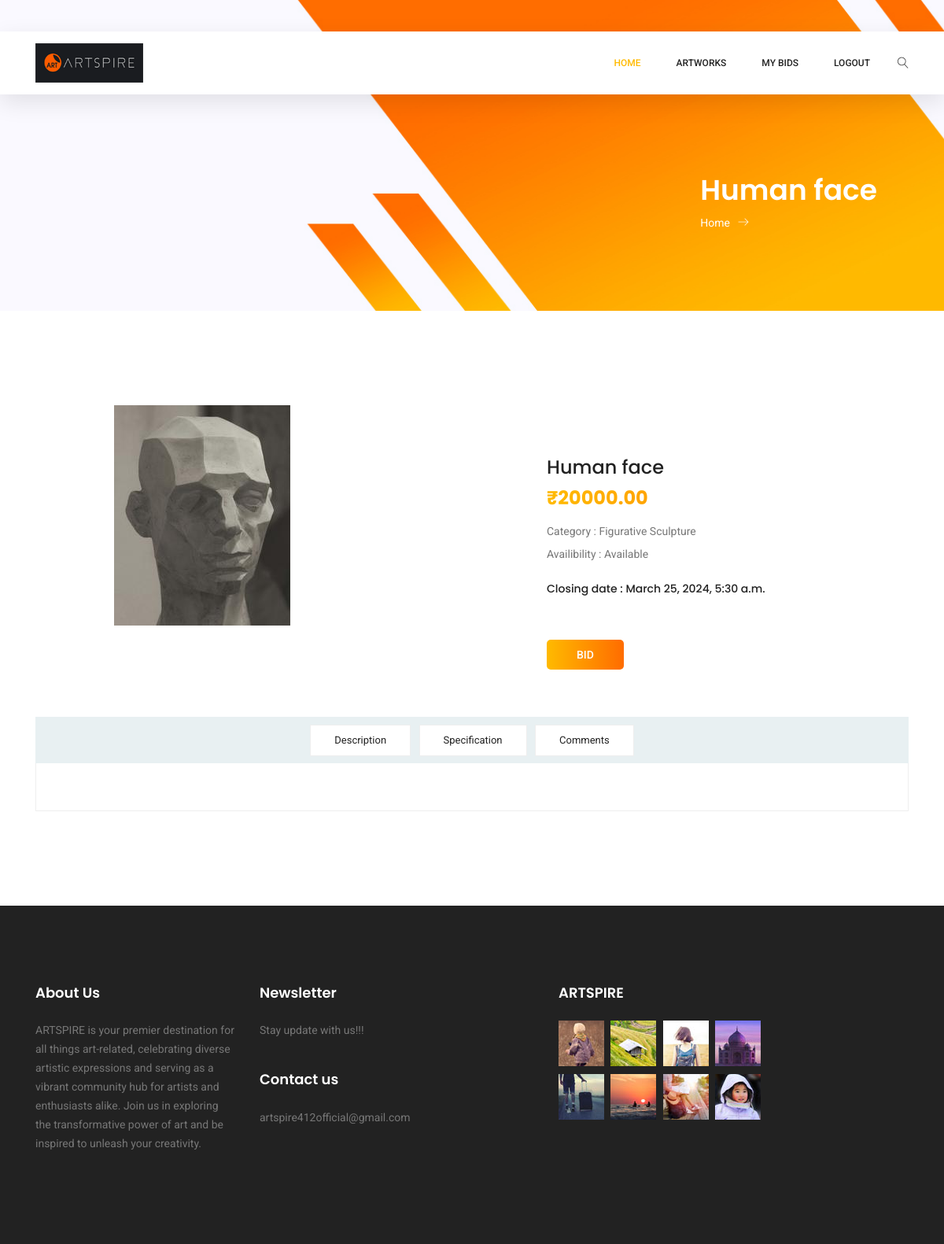
Page /artworkDetail/2/ (signed in) on the committed database.
### Artapp/models.py (models this page shows, shortened)
class Artwork(models.Model):
    title = models.CharField(max_length=100)
    category = models.ForeignKey(Category, on_delete=models.CASCADE)
    aimg = ResizedImageField(size=[262, 280], default='/static/img/default-artwork.jpg')
    Description = models.TextField()
    creationDate = models.DateField()
    seller = models.ForeignKey(Seller, on_delete=models.CASCADE, related_name='artworks_seller')
    artworkStatus = models.BooleanField(null=False, default=True)
    width = models.FloatField(default=0.0)
    height = models.FloatField(default=0.0)
    frame = models.CharField(max_length=30, default='No')
    condition = models.CharField(max_length=50, default='Good')

class Auction(models.Model):
    artwork = models.ForeignKey(Artwork, on_delete=models.CASCADE)
    startDate = models.DateTimeField()
    endDate = models.DateTimeField()
    basePrice = models.DecimalField(max_digits=10, decimal_places=2)
    auctionStatus = models.BooleanField()
    winner=models.ForeignKey(Buyer, on_delete=models.CASCADE, null=True)

class Category(models.Model):
    name = models.CharField(max_length=100)
    image = ResizedImageField(size=[300, 300], crop=['middle', 'center'])
    created_at = models.DateTimeField(auto_now_add=True)
    updated_at = models.DateTimeField(auto_now=True)
    def __str__(self):
        return self.name

### ARTSPIRE/views.py (the view)
# urls.py: path('artworkDetail/<int:id>/', views.ArtworkDetail, name='artworkDetail'),
def ArtworkDetail(request, id):
    request.session['username']=request.session['username']
    artworkDetail = get_object_or_404(Artwork, id=id)
    request.session['art']=artworkDetail.id
    auctionDetail = get_object_or_404(Auction, artwork=artworkDetail)
    if request.method == 'POST':
        comment_text = request.POST.get('message')
        comment = Comment(artwork=artworkDetail, user=request.user, commentText=comment_text, datePosted=timezone.now())
        comment.save()
        return redirect('artworkDetail', id=id)
    commentDetails = Comment.objects.filter(artwork=artworkDetail)
    return render(request, 'artworkDetail.html', {'artworkDetail': artworkDetail, 'auctionDetail': auctionDetail, 'commentDetails': commentDetails})

### templates/artworkDetail.html (shortened to what this page needs)
{% extends 'master.html' %}
{% block body %}
	<section class="banner-area organic-breadcrumb">
		<div class="container">
			<div class="breadcrumb-banner d-flex flex-wrap align-items-center justify-content-end">
				<div class="col-first">
					<h1>{{artworkDetail.title}}</h1>
					<nav class="d-flex align-items-center">
						<a href="{% url 'index' %}">Home<span class="lnr lnr-arrow-right"></span></a>
					</nav>
				</div>
			</div>
		</div>
	</section>
	<div class="product_image_area">
		<div class="container">
			<div class="row s_product_inner">
				<div class="col-lg-6">
                    <div class="single-prd-item" style="margin-left:100px;">
                        <img class="img-fluid" src="{{ artworkDetail.aimg.url }}" alt="">
                    </div>
				</div>
				<div class="col-lg-5 offset-lg-1">
					<div class="s_product_text">
						<h3>{{artworkDetail.title}}</h3>
						<h2>₹{{auctionDetail.basePrice}}</h2>
						<ul class="list">
							<li><span>Category</span> : {{artworkDetail.category}}</a></li>
							<li><span>Availibility</span> : {% if artworkDetail.artworkStatus %} Available
							{% else %}
								Sold
							{% endif %}</li>
						</ul>
						<br>
						<h6>Closing date : {{auctionDetail.endDate}}</h6>
						<br><br>
						<div class="card_area d-flex align-items-center">
							<a class="primary-btn" href="{% url 'bidArt' id=artworkDetail.id %}">Bid</a>
						</div>
					</div>
				</div>
			</div>
		</div>
	</div>
	<section class="product_description_area">
		<div class="container">
			<ul class="nav nav-tabs" id="myTab" role="tablist">
				<li class="nav-item">
					<a class="nav-link" id="home-tab" data-toggle="tab" href="#home" role="tab" aria-controls="home" aria-selected="true">Description</a>
				</li>
				<li class="nav-item">
					<a class="nav-link" id="profile-tab" data-toggle="tab" href="#profile" role="tab" aria-controls="profile"
					 aria-selected="false">Specification</a>
				</li>
				<li class="nav-item">
					<a class="nav-link" id="contact-tab" data-toggle="tab" href="#contact" role="tab" aria-controls="contact"
					 aria-selected="false">Comments</a>
				</li>
			</ul>
			<div class="tab-content" id="myTabContent">
			</div>
		</div>
	</section>
{% endblock %}

### rows in the picture
Artwork: title "Human face", aimg (picture), category "Figurative Sculpture"
Auction: basePrice "20000.00", endDate "March 25, 2024, 5:30 a.m."
